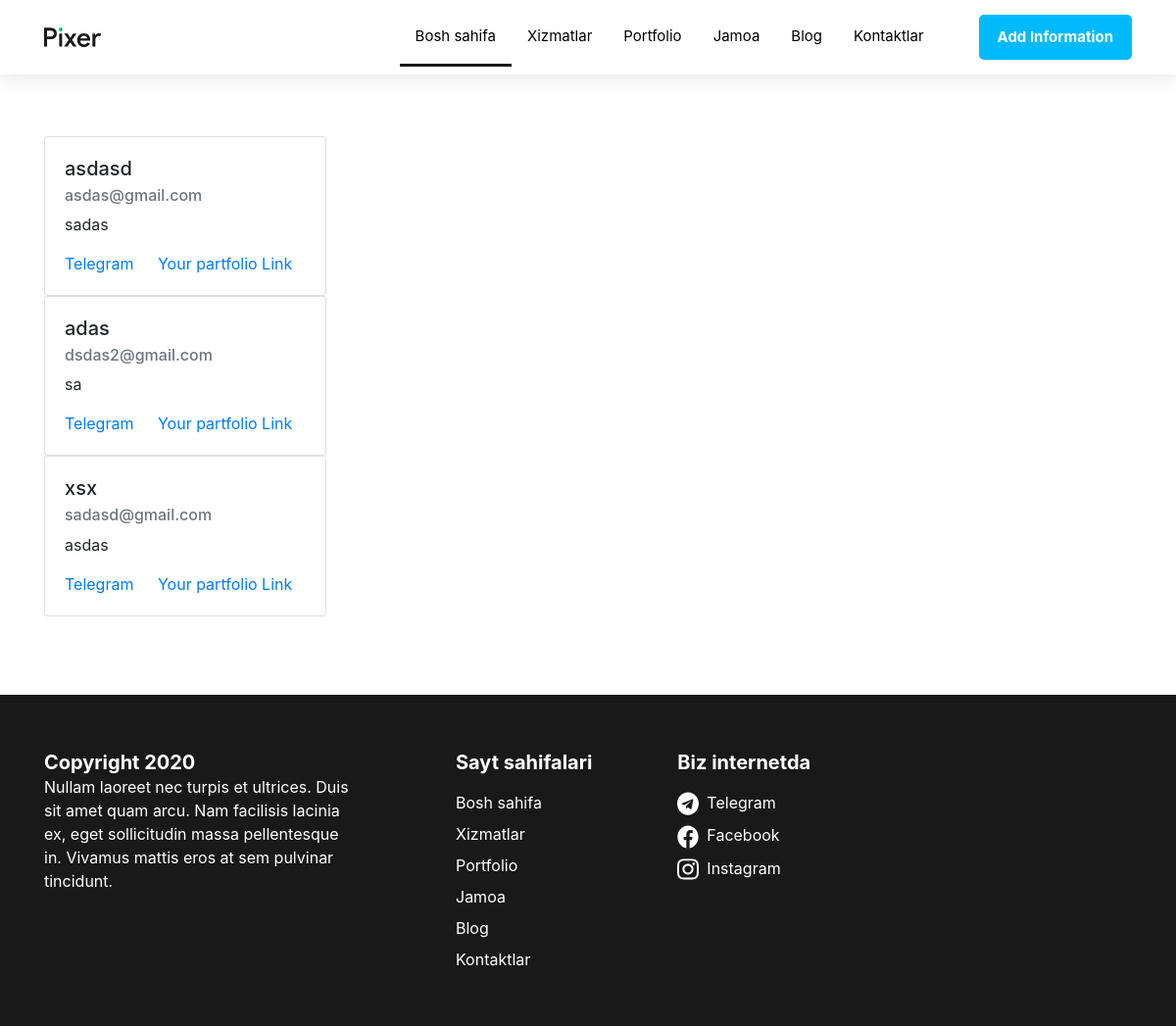
The page /telegram/ on the database its author committed.
### users/models.py (models this page shows, shortened)
class TelegramUsersModel(models.Model):
    name = models.CharField(max_length=225)
    description = models.CharField(max_length=225)
    email = models.EmailField()
    phone_number = models.CharField(max_length=50)
    telegram_link = models.URLField()
    part_link = models.URLField()
    class Meta:
        verbose_name = 'user'
        verbose_name_plural = 'users'

### users/views.py (the view)
def telegram_view(request):
    telegram = TelegramUsersModel.objects.all()
    context = {
        'telegram': telegram
    }
    return render(request, 'telegram-bot.html', context=context)

### templates/telegram-bot.html (shortened to what this page needs)
{% load static %}
<!DOCTYPE html>
<html lang="en">
<head>
    <link rel="stylesheet" href="{% static '/main.css' %}">
    <link rel="stylesheet" href="https://cdn.jsdelivr.net/npm/bootstrap@4.3.1/dist/css/bootstrap.min.css">
</head>
<body>
<header class="site-header">
        <div class="container">
            <div class="header-box">
                <a href="{static ./index.html}" class="header-logo-link">
                    <img src="{% static  '/img/pixeroldlogo.svg' %}" alt="pixer company old logo" class="header-logo">
                </a>
                <nav class="navbar">
                    <ul class="navbar-list list-styles">
                        <li class="navbar-item"><a href="./index.html" class="navbar-item-link">Bosh sahifa</a></li>
                        <li class="navbar-item"><a href="{% url 'users:service'  %}" class="navbar-item-link">Xizmatlar</a></li>
                        <li class="navbar-item"><a href="#" class="navbar-item-link">Portfolio</a></li>
                        <li class="navbar-item"><a href="#" class="navbar-item-link">Jamoa</a></li>
                        <li class="navbar-item"><a href="#" class="navbar-item-link">Blog</a></li>
                        <li class="navbar-item"><a href="#" class="navbar-item-link">Kontaktlar</a></li>
                    </ul>
                </nav>
                <a href="{% url 'users:telegram_register' %}" class="header-tel-link">Add Information</a>
            </div>
        </div>
    </header>
    <section class="intro">
            <div class="container">
               {% for telegram in telegram %}
    <div class="card" style="width: 18rem;">
  <div class="card-body">
    <h5 class="card-title">{{ telegram.name }}</h5>
    <h6 class="card-subtitle mb-2 text-muted"><a>{{ telegram.email }}</a></h6>
    <p class="card-text">{{ telegram.description }}</p>
    <a href="{{ telegram.telegram_link }}" class="card-link">Telegram</a>
    <a href="{{ telegram.part_link }}" class="card-link">Your partfolio Link</a>
  </div>
</div>
    {% endfor %}
            </div>
        </section>
<footer class="site-footer">
        <div class="container">
            <div class="footer-box">
                <div class="footer-text-wrapper">
                    <p class="footer-text">
                        Nullam laoreet nec turpis et ultrices. Duis sit amet quam arcu. Nam facilisis lacinia ex,
                        eget sollicitudin massa pellentesque in. Vivamus mattis eros at sem pulvinar tincidunt.
                    </p>
                </div>
                <div class="footer-pages-wrapper">
                    <strong class="footer-box-title">Sayt sahifalari</strong>
                    <ul class="footer-list list-styles">
                        <li class="footer-pages-item"><a href="./index.html" class="footer-item-link">Bosh sahifa</a></li>
                        <li class="footer-pages-item"><a href="{% url 'users:service'  %}" class="footer-item-link">Xizmatlar</a></li>
                        <li class="footer-pages-item"><a href="#" class="footer-item-link">Portfolio</a></li>
                        <li class="footer-pages-item"><a href="#" class="footer-item-link">Jamoa</a></li>
                        <li class="footer-pages-item"><a href="#" class="footer-item-link">Blog</a></li>
                        <li class="footer-pages-item"><a href="#" class="footer-item-link">Kontaktlar</a></li>
                    </ul>
                </div>
                <div class="footer-social-wrapper">
                    <strong class="footer-box-title">Biz internetda</strong>
                    <ul class="footer-list list-styles">
                        <li class="footer-social-item">
                            <a href="https://telegram.org/" target="_blank" class="footer-item-link footer-social-telegram">Telegram</a>
                        </li>
                        <li class="footer-social-item">
                            <a href="https://www.facebook.com/" target="_blank" class="footer-item-link footer-social-facebook">Facebook</a>
                        </li>
                        <li class="footer-social-item">
                            <a href="https://www.instagram.com/" target="_blank" class="footer-item-link footer-social-instagram">Instagram</a>
                        </li>
                    </ul>
                </div>
            </div>
        </div>
    </footer>
</body>
</html>

### assets/main.css (style rules this page uses)
* { box-sizing: border-box; }
body { margin: 0; font-family: "Open Sans"; font-weight: 400; }
img { display: block; }
.container { width: 1140px; margin: 0 auto; padding: 0 20px; }
.list-styles { margin-top: 0; margin-bottom: 0; padding-left: 0; list-style: none; }
.site-header { position: fixed; top: 0; right: 0; left: 0; box-shadow: 0px 4px 20px 0px #0000001a; background-color: #fff; }
.header-box { display: flex; align-items: center; }
.navbar { margin-left: auto; }
.navbar-list { display: flex; margin-right: 24px; }
.navbar-item { border-bottom: 3px solid transparent; padding: 16px; }
.navbar-item:nth-child(1) { border-bottom: 3px solid #191919; }
.navbar-item-link { font-size: 15px; line-height: 24px; text-decoration-line: none; color: #000; }
.header-tel-link { font-size: 15px; font-weight: 700; line-height: 24px; border: 3px solid #00bafc; border-radius: 5px; padding: 8px 16px; text-decoration-line: none; color: #fff; background-color: #00bafc; }
.intro { margin-top: 59px; padding: 80px 0; }
.site-footer { padding-top: 56px; padding-bottom: 56px; background-color: #191919; }
.footer-box { display: flex; align-items: flex-start; }
.footer-text-wrapper { width: 320px; margin-right: 100px; }
.footer-text-wrapper::before { content: "Copyright 2020"; font-size: 20px; font-weight: 700; line-height: 26px; color: #fff; }
.footer-text { font-size: 16px; line-height: 24px; color: #fff; }
.footer-pages-wrapper { margin-right: 87px; }
.footer-box-title { font-size: 20px; font-weight: 700; line-height: 26px; color: #fff; }
.footer-list { display: flex; flex-direction: column; row-gap: 8px; margin-top: 16px; }
.footer-item-link { font-size: 16px; line-height: 24px; text-decoration-line: none; color: #fff; }
.footer-social-telegram::before { content: ""; display: inline-block; width: 22px; height: 24px; margin-right: 8px; vertical-align: middle; background-image: url("../images/telegramicon.svg"); background-size: 22px 24px; background-repeat: no-repeat; }
.footer-social-facebook::before { content: ""; display: inline-block; width: 22px; height: 24px; margin-right: 8px; vertical-align: middle; background-image: url("../images/facebookicon.svg"); background-size: 22px 24px; background-repeat: no-repeat; }
.footer-social-instagram::before { content: ""; display: inline-block; width: 22px; height: 24px; margin-right: 8px; vertical-align: middle; background-image: url("../images/instagramicon.svg"); background-size: 22px 24px; background-repeat: no-repeat; }

### rows shown on the page
TelegramUsersModel: name "asdasd", email "asdas@gmail.com", description "sadas"
TelegramUsersModel: name "adas", email "dsdas2@gmail.com", description "sa"
TelegramUsersModel: name "xsx", email "sadasd@gmail.com", description "asdas"
